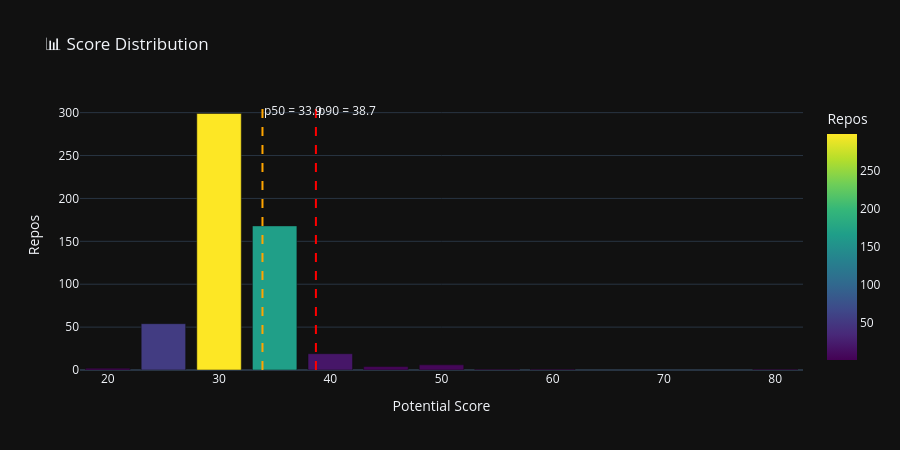

The code cell stored with this chart in its notebook:
### Markdown cell above
## 2. Score Distribution

### Code cell
# DuckDB 1.4 compatible (no WIDTH_BUCKET)
score_dist = sql("""
SELECT
    CAST(FLOOR(potential_score / 5) AS INTEGER) AS bucket,
    COUNT(*) AS count,
    MIN(potential_score) AS bucket_min,
    MAX(potential_score) AS bucket_max
FROM repositories
WHERE potential_score IS NOT NULL
GROUP BY bucket
ORDER BY bucket
""")

# Percentiles for vertical lines
pcts = sql("""
SELECT
    PERCENTILE_CONT(0.50) WITHIN GROUP (ORDER BY potential_score) AS p50,
    PERCENTILE_CONT(0.90) WITHIN GROUP (ORDER BY potential_score) AS p90
FROM repositories
WHERE potential_score IS NOT NULL
""")
p50 = pcts['p50'][0]
p90 = pcts['p90'][0]

score_dist = score_dist.with_columns(
    (pl.col("bucket") * 5).alias("range_start")
)

fig = px.bar(
    score_dist.to_pandas(),
    x="range_start", y="count",
    labels={"range_start": "Potential Score", "count": "Repos"},
    title="📊 Score Distribution",
    color="count",
    color_continuous_scale="Viridis",
)
fig.add_vline(x=p50, line_dash="dash", line_color="orange",
              annotation_text=f"p50 = {p50:.1f}")
fig.add_vline(x=p90, line_dash="dash", line_color="red",
              annotation_text=f"p90 = {p90:.1f}")
fig.update_layout(template="plotly_dark", height=450)
fig.show()

### Figure 1 — Plotly figure (JSON) as saved in the notebook; plotly's stock layout.template omitted (floating-point values rounded to 4 significant figures)
{"data": [{"hovertemplate": "Potential Score=%{x}<br>Repos=%{marker.color}<extra></extra>", "legendgroup": "", "marker": {"color": [2, 54, 299, 168, 19, 4, 6, 1, 1, 1], "coloraxis": "coloraxis", "pattern": {"shape": ""}}, "name": "", "orientation": "v", "showlegend": false, "textposition": "auto", "type": "bar", "x": [20, 25, 30, 35, 40, 45, 50, 55, 60, 80], "xaxis": "x", "y": [2, 54, 299, 168, 19, 4, 6, 1, 1, 1], "yaxis": "y"}], "layout": {"annotations": [{"showarrow": false, "text": "p50 = 33.9", "x": 33.91, "xanchor": "left", "xref": "x", "y": 1, "yanchor": "top", "yref": "y domain"}, {"showarrow": false, "text": "p90 = 38.7", "x": 38.71, "xanchor": "left", "xref": "x", "y": 1, "yanchor": "top", "yref": "y domain"}], "barmode": "relative", "coloraxis": {"colorbar": {"title": {"text": "Repos"}}, "colorscale": [[0, "#440154"], [0.1111, "#482878"], [0.2222, "#3e4989"], [0.3333, "#31688e"], [0.4444, "#26828e"], [0.5556, "#1f9e89"], [0.6667, "#35b779"], [0.7778, "#6ece58"], [0.8889, "#b5de2b"], [1, "#fde725"]]}, "height": 450, "legend": {"tracegroupgap": 0}, "shapes": [{"line": {"color": "orange", "dash": "dash"}, "type": "line", "x0": 33.91, "x1": 33.91, "xref": "x", "y0": 0, "y1": 1, "yref": "y domain"}, {"line": {"color": "red", "dash": "dash"}, "type": "line", "x0": 38.71, "x1": 38.71, "xref": "x", "y0": 0, "y1": 1, "yref": "y domain"}], "title": {"text": "📊 Score Distribution"}, "xaxis": {"anchor": "y", "domain": [0, 1], "title": {"text": "Potential Score"}}, "yaxis": {"anchor": "x", "domain": [0, 1], "title": {"text": "Repos"}}}}
